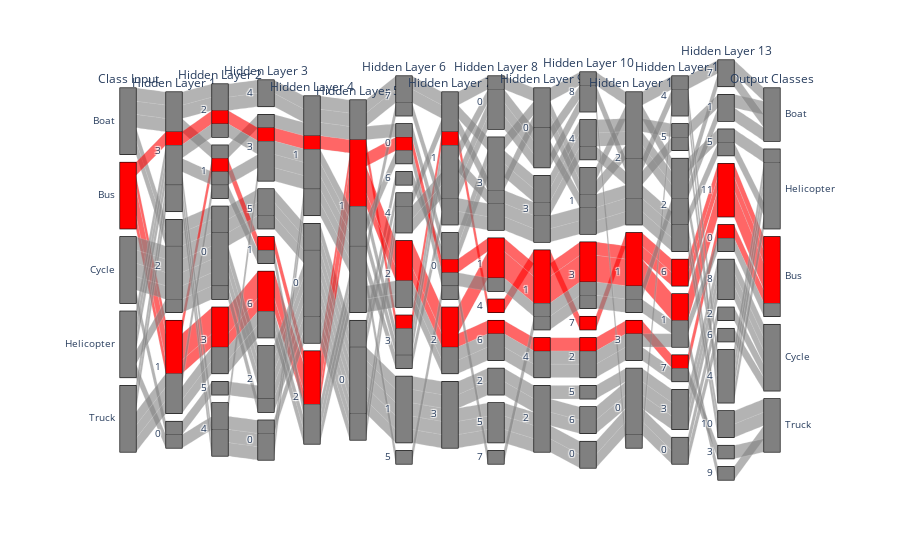

Notebook code cell kept with this figure:
### Code cell
#CLASSE 1
color = pd.DataFrame(classes,columns=['Class']);
colorscale =[[0, 'gray'],[0.5, 'red'],[0.7,'gray'],[0.9,'gray'],[1,'gray']];

fig=px.parallel_categories(dfTot,dimensions=['Class','L1 C1','L2 C1','L3 C1', 
                                             'L4 C1','L5 C1','L6 C1','L7 C1','L8 C1',
                                             'L9 C1','L10 C1','L11 C1','L12 C1'
,'L13 C1','class'],
 labels={'Class':'Class Input','L1 C1':'Hidden Layer 1','L2 C1':'Hidden Layer 2',
         'L3 C1':'Hidden Layer 3','L4 C1':'Hidden Layer 4',
         'L5 C1':'Hidden Layer 5','L6 C1':'Hidden Layer 6',
         'L7 C1':'Hidden Layer 7','L8 C1':'Hidden Layer 8',
         'L9 C1':'Hidden Layer 9','L10 C1':'Hidden Layer 10',
         'L11 C1':'Hidden Layer 11','L12 C1':'Hidden Layer 12',
         'L13 C1':'Hidden Layer 13',
         'class':'Output Classes'},color=classes,color_continuous_scale=colorscale)
fig.update(layout_coloraxis_showscale=False)
fig

### Figure 1 — Plotly figure (JSON) as saved in the notebook; plotly's stock layout.template omitted (floating-point values rounded to 4 significant figures)
{"data": [{"dimensions": [{"label": "Class Input", "values": ["Boat", "Boat", "Boat", "Boat", "Boat", "Bus", "Bus", "Bus", "Bus", "Bus", "Cycle", "Cycle", "Cycle", "Cycle", "Cycle", "Helicopter", "Helicopter", "Helicopter", "Helicopter", "Helicopter", "Truck", "Truck", "Truck", "Truck", "Truck"]}, {"label": "Hidden Layer 1", "values": [3, 3, 2, 3, 2, 1, 1, 1, 3, 1, 2, 2, 2, 2, 0, 0, 3, 3, 3, 2, 3, 3, 1, 1, 1]}, {"label": "Hidden Layer 2", "values": [2, 1, 0, 2, 0, 1, 3, 3, 2, 3, 0, 0, 0, 0, 5, 4, 1, 2, 4, 0, 4, 4, 1, 3, 3]}, {"label": "Hidden Layer 3", "values": [4, 3, 5, 4, 5, 1, 6, 6, 3, 6, 5, 2, 2, 2, 2, 0, 3, 3, 3, 2, 0, 0, 1, 6, 6]}, {"label": "Hidden Layer 4", "values": [1, 1, 0, 1, 0, 2, 2, 2, 1, 2, 0, 0, 0, 0, 0, 0, 1, 1, 1, 0, 1, 1, 2, 2, 2]}, {"label": "Hidden Layer 5", "values": [1, 1, 0, 1, 0, 1, 1, 1, 1, 1, 0, 0, 0, 0, 0, 0, 1, 1, 1, 0, 1, 1, 1, 1, 1]}, {"label": "Hidden Layer 6", "values": [7, 0, 6, 7, 4, 0, 2, 2, 3, 2, 1, 1, 1, 1, 1, 4, 0, 3, 3, 4, 3, 7, 5, 2, 2]}, {"label": "Hidden Layer 7", "values": [1, 0, 0, 1, 1, 0, 2, 2, 1, 2, 3, 3, 3, 3, 3, 1, 0, 1, 1, 1, 1, 1, 0, 2, 2]}, {"label": "Hidden Layer 8", "values": [0, 3, 3, 3, 3, 1, 1, 1, 4, 6, 2, 5, 2, 5, 5, 0, 1, 0, 3, 0, 3, 3, 7, 6, 6]}, {"label": "Hidden Layer 9", "values": [0, 3, 3, 0, 0, 1, 1, 1, 1, 4, 2, 2, 2, 2, 2, 0, 1, 0, 3, 0, 3, 3, 1, 4, 4]}, {"label": "Hidden Layer 10", "values": [8, 4, 4, 1, 1, 3, 3, 3, 7, 2, 5, 6, 6, 0, 0, 8, 3, 8, 4, 1, 1, 1, 3, 2, 2]}, {"label": "Hidden Layer 11", "values": [2, 2, 2, 2, 2, 1, 1, 1, 1, 3, 0, 0, 0, 0, 0, 0, 1, 2, 2, 2, 2, 2, 1, 3, 3]}, {"label": "Hidden Layer 12", "values": [4, 5, 2, 2, 2, 6, 1, 1, 6, 7, 3, 3, 3, 0, 0, 4, 2, 4, 5, 2, 2, 2, 1, 7, 1]}, {"label": "Hidden Layer 13", "values": [7, 1, 7, 5, 1, 11, 11, 11, 11, 0, 8, 8, 8, 2, 6, 4, 4, 4, 4, 5, 10, 10, 0, 3, 9]}, {"label": "Output Classes", "values": ["Boat", "Boat", "Boat", "Helicopter", "Boat", "Bus", "Bus", "Bus", "Bus", "Bus", "Cycle", "Cycle", "Cycle", "Cycle", "Cycle", "Helicopter", "Helicopter", "Helicopter", "Helicopter", "Helicopter", "Truck", "Truck", "Bus", "Truck", "Truck"]}], "domain": {"x": [0, 1], "y": [0, 1]}, "line": {"color": [0, 0, 0, 0, 0, 0.5, 0.5, 0.5, 0.5, 0.5, 0.7, 0.7, 0.7, 0.7, 0.7, 0.9, 0.9, 0.9, 0.9, 0.9, 1, 1, 1, 1, 1], "coloraxis": "coloraxis"}, "name": "", "type": "parcats"}], "layout": {"coloraxis": {"colorbar": {"title": {"text": "color"}}, "colorscale": [[0, "gray"], [0.5, "red"], [0.7, "gray"], [0.9, "gray"], [1, "gray"]], "showscale": false}, "legend": {"tracegroupgap": 0}, "margin": {"t": 60}}}
